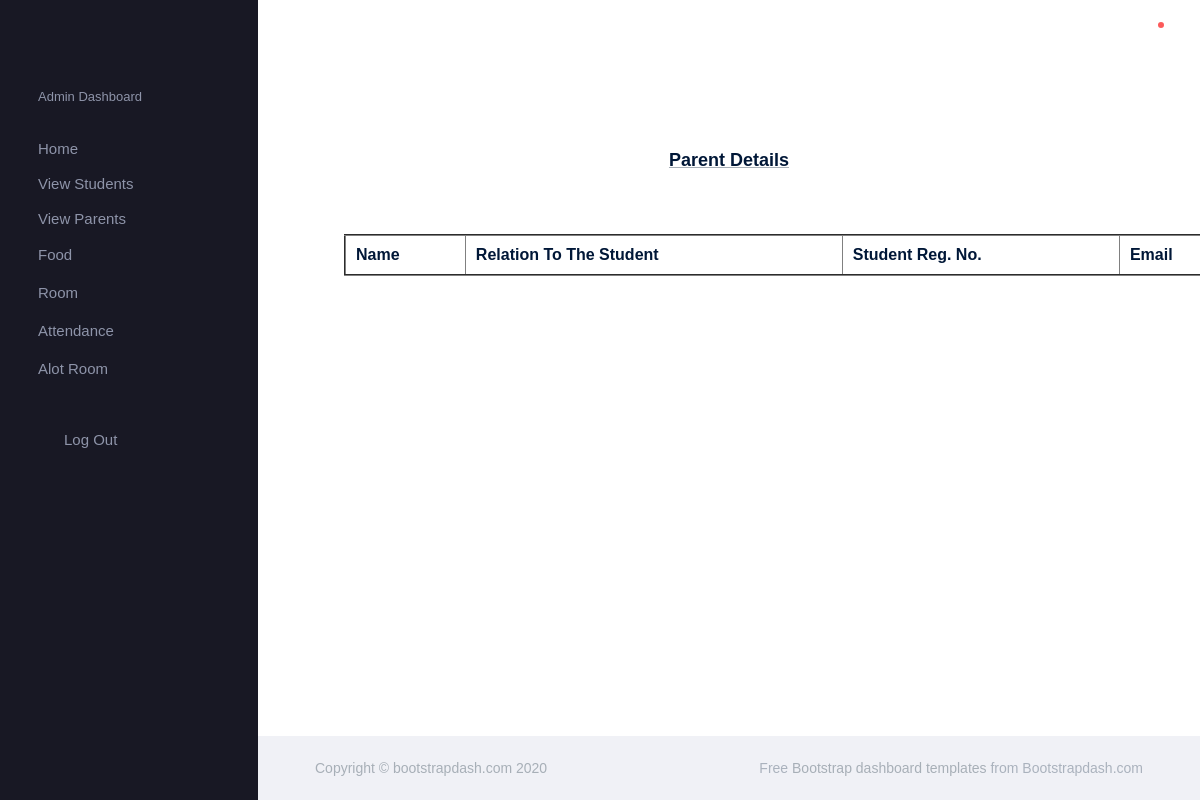
Page /View_Parent on the earlier database version.
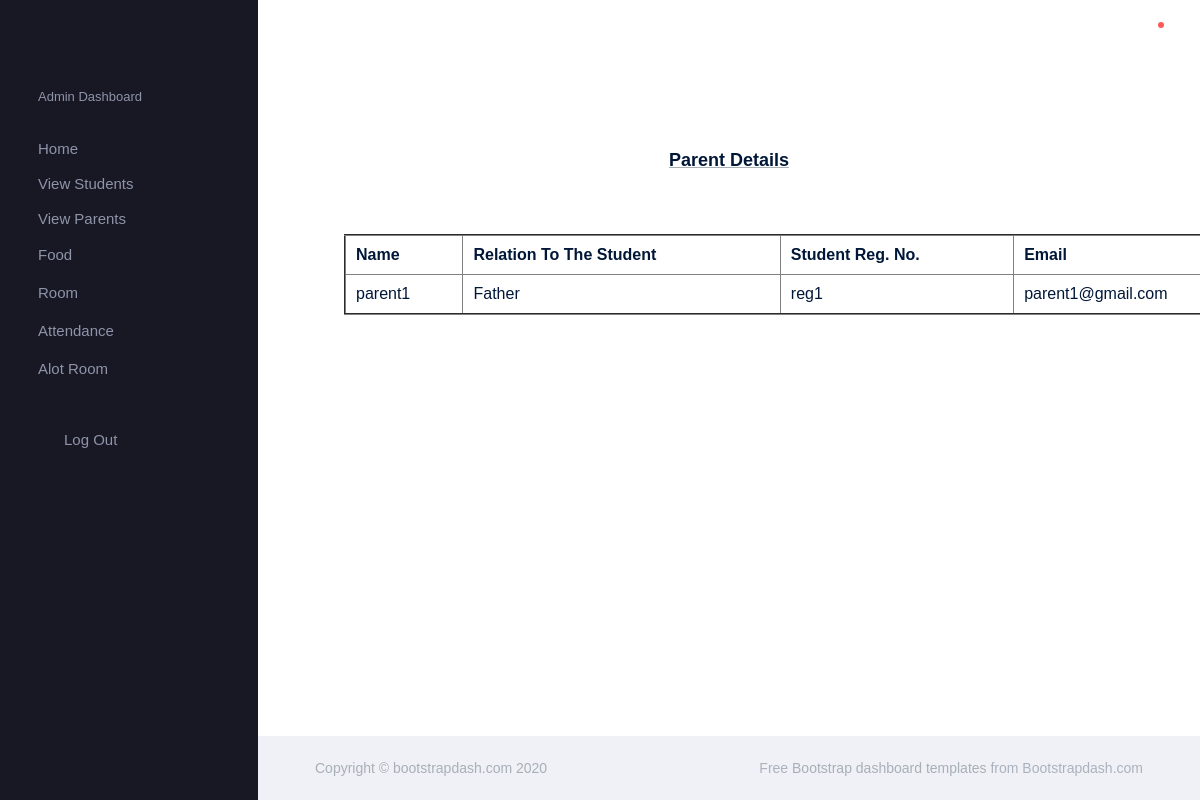
Same page on the later database version.
### Django3App/models.py (models this page shows)
class Parent(models.Model):
    user = models.OneToOneField(LoginView, on_delete=models.CASCADE, related_name='parent')
    student = models.ForeignKey(Student, on_delete=models.CASCADE)
    name = models.CharField(max_length=50)
    stat = (('Father', 'Father'), ('Mother', 'Mother '), ('Guardian', 'Guardian'))
    status = models.CharField(max_length=50, choices=stat, default='parent', null=True)
    email = models.EmailField()
    ph = models.CharField(max_length=50)

class Student(models.Model):
    user = models.OneToOneField(LoginView, on_delete=models.CASCADE, related_name='student')
    name = models.CharField(max_length=50)
    reg = models.CharField(max_length=50)
    email = models.EmailField()
    ph = models.CharField(max_length=50)
    def __str__(self):
        return "%s" % self.reg

### Django3App/adminViews.py (the view)
# urls.py: path('View_Parent', adminViews.View_Parent, name="View_Parent"),
def View_Parent(request):
    pob = Parent.objects.all()
    return render(request, 'admin/ViewParent.html', {'pob': pob})

### templates/admin/ViewParent.html (shortened to what this page needs)
{% extends 'admin/admin.html' %}
{% block content %}
<div class="col-lg-20 grid-margin stretch-card">
  <div class="card">
    <div class="card-body">
      <u><h2  style="text-align:center" class="card-title">Parent Details</h2></u>
        <form method="POST">
          <table border="2px" cellpadding="10px" width="1100px">
            <theader>
              <tr>
                <th class="mb-2 text-dark font-weight-bold">Name</th>
                <th class="mb-2 text-dark font-weight-bold">Relation To The Student</th>
                <th class="mb-2 text-dark font-weight-bold">Student Reg. No.</th>
                <th class="mb-2 text-dark font-weight-bold">Email</th>
              </tr>
            </theader><br><br>
            <tbody>
              {% for i in pob %}
              <tr>
                <td class="mb-2 text-dark font-weight-normal">{{i.name}}</td>
                <td class="mb-2 text-dark font-weight-normal">{{i.status}}</td>
                <td class="mb-2 text-dark font-weight-normal">{{i.student}}</td>
                <td class="mb-2 text-dark font-weight-normal">{{i.email}}</td>
              </tr>
              {% endfor %}
            </tbody>
          </table>
        </form>
    </div>
  </div>
</div>
{% endblock%}

Differences in the rows shown:
added Parent: name "parent1", status "Father", student "reg1", email "parent1@gmail.com"
